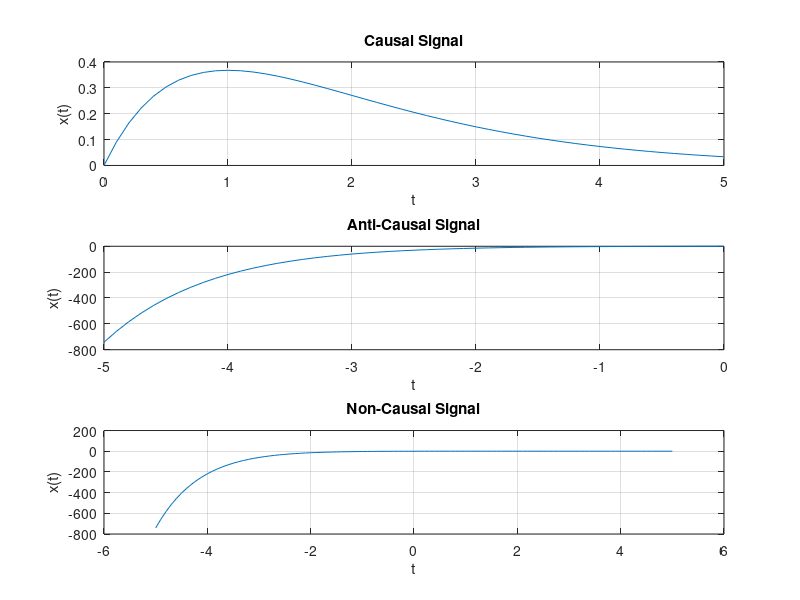

Here is the MATLAB script that generated this plot:
clc 
clear 
close all 
% x  = -2 :.1: 2 ;
% y=x.^2;
% plot(x,y)
% 

% z=0 :2.5: 10 ;
% disp(z)
% v = linspace(0, 10, 5); % Generates 5 points from 0 to 10
% disp (v)
% %==============================
% x = linspace(0,2*pi,100)
% disp (x)
% 
% y1  =(x.^2).*(cos(x));
% y2  = x.*cos(x);
% y3= (2.^x).*sin(x); 
% % overall different graphs 
% plot (x,y1)
% figure
% plot (x,y2)
% figure
% plot (x,y3)
% % in single graph
% figure
% plot (x,y1,x,y2,x,y3);
% % -=========================

% 
% x= linspace(0,2*pi,100);
% plot(x,cos(x),'b*',x,sin(x),'r.');
% xlabel('time');
% ylabel('amplitude');
% title('sin and cos function');
% legend('cos','sin')
% % =====================

% SUBPLOT 
% x = linspace(0,2*pi,100);
% y1  =(x.^2).*(cos(x));
% y2  = x.*cos(x);
% y3= (2.^x).*sin(x); 
% subplot(311)
% plot (x,y1)
% subplot(312)
% plot (x,y2)
% subplot(313)
% plot (x,y3)
% ===============
% 
% x = linspace(0, 2*pi, 100);
% y1 = cos(x);
% y2 = sin(x);
% 
% plot(x, y1, 'b'); % Plot y1 in blue
% hold on; % Keep the current plot
% plot(x, y2, 'r'); % Overlay y2 in red
% hold off; % Stop holding, new plots will replace this figure
% ===============


% n= -2 : .1:  2;
% o = n.^2;
% stem (n,o)
% ===============
% 
% t1=-2:.01:2;
% t2=2.1:.01:4.9;
% t3=5:.01:8;
% 
% f1 = ones(size(t1)); 
% f2 = zeros(size(t2));
% f3 = t3 .* sin(4 * pi * t3);
% t=[t1 t2 t3]; 
% f=[f1 f2 f3];
% plot(t,f) 

% ===============
% t=linspace(-5,5,100);
% y=cos(pi.*t);
% plot(t,y)
% ===============
% t=-5:.1:5	
% x=cos(pi*t)
% plot(t,x)
% ===============clc;
% clear;
% close all;
% fundamental period
% T = 2*pi/3;  %w=3
% two periods
% t=linspace(0,2*T,100);
% signal
% y=exp(3j*t);
% real
% real_y=real(y);
% img
% img_y=imag(y);
% 
% subplot(211);
% plot(t,real_y);
% 
% subplot(212);
% plot(t,img_y);
% j is img and pre-def
% ===============
% 
% % Define T based on Roll Number (Example: Roll Number = 20, then T = 10)
% Roll_Number = 20;
% T = Roll_Number / 2;
% % Define time range
% t = linspace(-T, T, 1000); % Covers a larger range to visualize the pulse
% % Define the rectangular pulse using unit step functions
% p_T = heaviside(t + T/2) - heaviside(t - T/2);
% % Plot the rectangular pulse
% figure;
% plot(t, p_T, 'b', 'LineWidth', 2);
% grid on;
% xlabel('Time (t)');
% ylabel('Amplitude');
% title(['Rectangular Pulse Function for T = ', num2str(T)]);
% ylim([-0.1, 1.1]); % Set y-axis limits for better visibility

%axis([-8 8 -0.1 1.2])
% ===============

    
% 	t=-5:0.01:5;
% 	
% 	x=heaviside(t)
% 	plot(t,x)
% 	axis([-8 8 -0.1 1.2])
% % 	
% 	
% 	t = -5:0.01:5;
% 	t0 = 2;
% 	x = heaviside(t - t0);
%     	plot(t,x)
% ===============
% t= 0:0.1:20;
% x=t.*exp(-0.1*t).*cos(t);
% % b  even = (x(t)+x(-t))/2
% x_e=0.5*(x+flip(x));
% % c  odd
% x_o=0.5*(x-flip(x));
% %even+odd
% x_eo=x_e+x_o;
% 
% 
% subplot(221)
% plot(t,x)
% title(' signal x(t)');
% 
% subplot(222)
% plot(t,x_e)
% title('even decomposition x even(t) of x(t)');
% 
% subplot(223)
% plot(t,x_o)
% title('odd decomposition x odd(t) of x(t)');
% 
% subplot(224)
% plot(t,x_eo)
% title('x even(t) + x odd(t)');

% ===============
% clc 
% clear
% close all
% 
% t1=0:.1:2;
% t2=2:.1:4;
% 
% x1=t1;
% x2=t2;


% flip > vector flip karta ha 
%- lagany say plot flip hota ha

% clc; clear; close all;
% 
% % Define original piecewise function x(t)
% t1 = 0:0.01:2;
% x1 = t1;
% t2 = 2:0.01:4;
% x2 = 4 - t2;
% 
% % Full x(t)
% t = [t1, t2];
% x = [x1, x2];
% 
% % Define transformations
% t_neg = -t;        % x(-t)
% t_scale = t / 2;   % x(t/2)
% t_shift_scale1 = (2 + 4*t);  % x(2 + 4t)
% t_shift_scale2 = (-2 - 4*t); % x(-2 - 4t)
% 
% % Plot original signal x(t)
% subplot(3,2,1);
% plot(t, x, 'b', 'LineWidth', 2);
% xlabel('t'); ylabel('x(t)');
% title('Original Signal x(t)');
% grid on;
% 
% % Plot x(-t) (Time reversal)
% subplot(3,2,2);
% plot(t_neg, x, 'r', 'LineWidth', 2);
% xlabel('t'); ylabel('x(-t)');
% title('Time-Reversed Signal x(-t)');
% grid on;
% 
% % Plot x(t/2) (Time scaling)
% subplot(3,2,3);
% plot(t_scale, x, 'g', 'LineWidth', 2);
% xlabel('t'); ylabel('x(t/2)');
% title('Time-Scaled Signal x(t/2)');
% grid on;
% 
% % Plot x(2 + 4t) (Time scaling and shifting)
% subplot(3,2,4);
% plot(t_shift_scale1, x, 'm', 'LineWidth', 2);
% xlabel('t'); ylabel('x(2 + 4t)');
% title('Scaled and Shifted Signal x(2 + 4t)');
% grid on;
% 
% % Plot x(-2 - 4t) (Time reversal, scaling, and shifting)
% subplot(3,2,5);
% plot(t_shift_scale2, x, 'c', 'LineWidth', 2);
% xlabel('t'); ylabel('x(-2 - 4t)');
% title('Transformed Signal x(-2 - 4t)');
% sgtitle('Signal Transformations');
% grid on;
% ===============
% t = 0:.1:2*pi
% x=sin(t);
% T=2*pi;
% %using command window
% for k=1:5
%     xk(k,:)=sin(t+k*T)
% end
% %using signal
% x_shifted = sin(t + T);
% figure;
% plot(t, x, 'b', 'LineWidth', 2);
% hold on;
% plot(t, x_shifted, 'r--', 'LineWidth', 2);
% 
% axis([0 2*pi -1 1]);
% ===============
% 
% clc;
% clear;
% close all;
% 
% t = 0:0.1:6*pi;
% x = cos(t) + sin(3*t)
% plot (t,x)
% ===============
subplot(311)
% Causal Signal (t >= 0)
t = 0:0.1:5;
x = t .* exp(-t);
plot(t, x)
title('Causal Signal')
xlabel('t')
ylabel('x(t)')
grid on

subplot(312)
% Anti-Causal Signal (t <= 0)
t = -5:0.1:0;
x = t .* exp(-t);
plot(t, x)
title('Anti-Causal Signal')
xlabel('t')
ylabel('x(t)')
grid on

subplot(313)
% Non-Causal Signal: x(t) = t*exp(-t) for t from -5 to 5
t = -5:0.1:5;
x = t .* exp(-t);
plot(t, x)
title('Non-Causal Signal')
xlabel('t')
ylabel('x(t)')
grid on
% ===============
% ===============
% ===============
% ===============
% ===============
% ===============
% ===============
% ===============
% ===============
% ===============
% ===============
% ===============
% ===============
% ===============
% ===============

